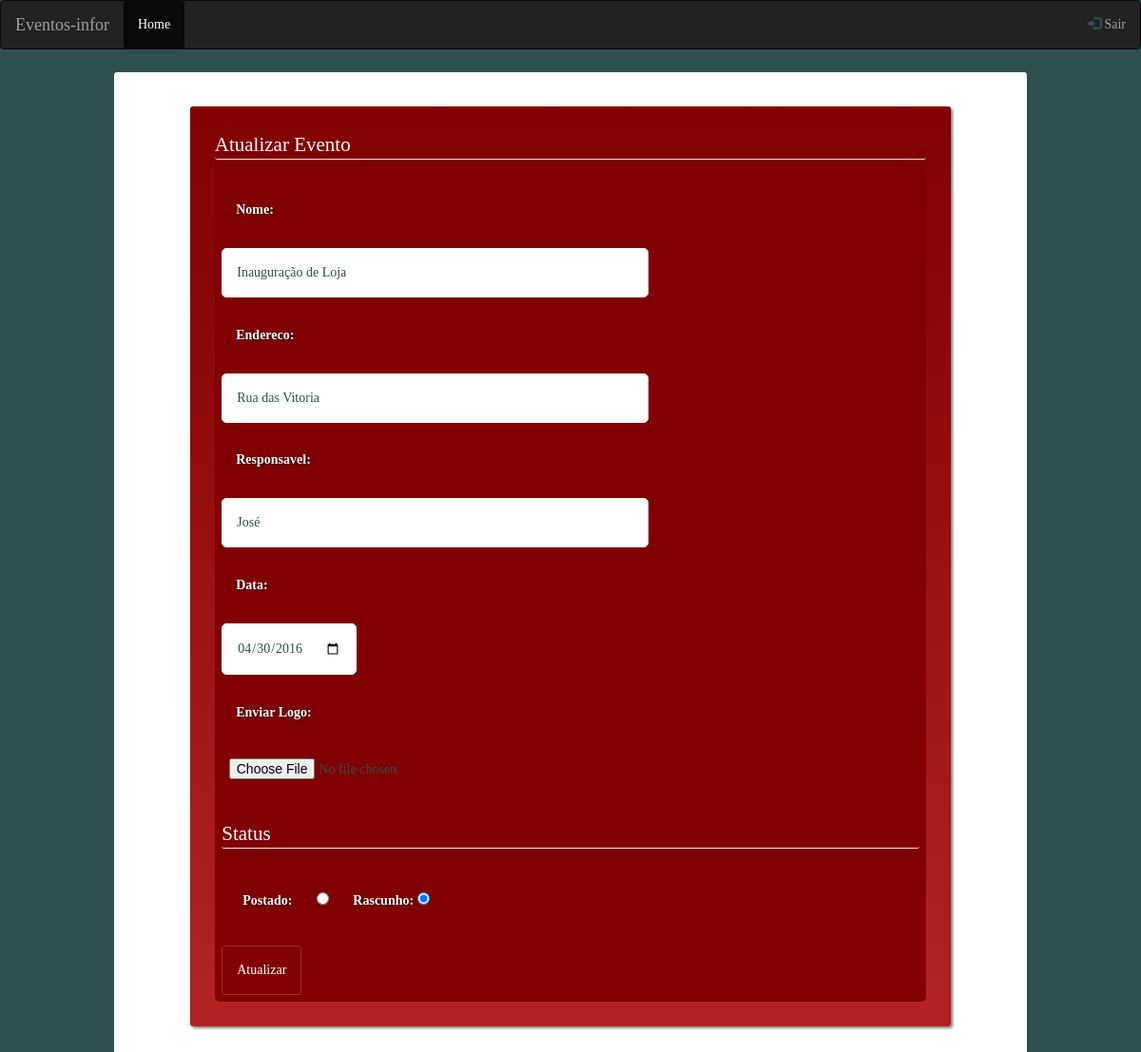
Page /atualizar.php?id=2 (signed in) on the committed database.
### tables this page shows
CREATE TABLE evento(
	id_evento INT AUTO_INCREMENT PRIMARY KEY,
	id_usuario INT NOT NULL REFERENCES usuario(id_usuario),
	nome VARCHAR(60) NOT NULL,
	endereco VARCHAR(60) NOT NULL,
	responsavel VARCHAR(60) NOT NULL,
	logo VARCHAR(60) NOT NULL,
	status_evento BOOL NOT NULL,
	data_evento DATE NOT NULL
);

### atualizar.php (called while the page is built, shortened)
<?php
	include "app/model/EventoDAO.php";
	include "app/controller/Controller.php";
	$controller = new Controller();
	$controller->atualizarAction();
?>

### app/model/DAO.php (called while the page is built, shortened)
<?php
	class DAO{
		public function __construct(){
			$this->host = "localhost";
			$this->user = "root";
			$this->password = "";
			$this->dataBase = "eventos";
			$this->mysqli = new mysqli($this->host,$this->user,$this->password, $this->dataBase);
		}
	}
?>

### app/model/EventoDAO.php (called while the page is built, shortened)
<?php
	include "DAO.php";
	class EventoDAO extends DAO{
		public function getEvento($id){
			$sql = "SELECT * FROM evento WHERE id_evento = ".$id;
			$result = $this->mysqli->query($sql);
			return $result->fetch_object();
		}
	}
?>

### app/view/layout-atualizar.php (the view, shortened to what this page needs)
<!DOCTYPE html>
<html lang="pt">
	<head>
		<link rel="stylesheet" href="css/style.css"/>
		<link rel="stylesheet" href="http://maxcdn.bootstrapcdn.com/bootstrap/3.3.6/css/bootstrap.min.css">
	</head>
	<body class="corpo">
		<?php include "app/view/nav-bar.php";?>
		<div class="principal">
			<form method="POST" class="formulario">
				<fieldset>
					<legend class="legend">Atualizar Evento</legend>
					<label>Nome:</label><br>
					<input type="text" name="nome" id="nome" placeholder="Insira o nome do evento" value="<?=$e->nome; ?>"required><br>
					<label>Endereco:</label><br>
					<input type="text" name="endereco" id="endereco" placeholder="Endereco evento" value="<?=$e->endereco; ?>" required><br>
					<label>Responsavel:</label><br>
					<input type="text" name="responsavel" id="responsavel" placeholder="Nome do responsavel" value="<?=$e->responsavel;?>" required><br>
					<label>Data:</label><br>
					<input type="date" name="data_evento" value="<?=$e->data_evento; ?>"required/><br>
					<label>Enviar Logo:</label><br>
					<input type="file" name="logo" required/><br>
					<fieldset class="status">
						<legend class="legend">Status</legend>
						<label for="s1">Postado:</label>
						<input type="radio" id="s1"name="status_evento" value="1" <?= ($e->status_evento == 1)?'checked':''; ?>/>
						<label for="s2">Rascunho:</labe>
						<input type="radio" id="s2"name="status_evento" value="0" <?= ($e->status_evento == 0)?'checked':''; ?>/><br>
					</fieldset>
					<input type="submit" value="Atualizar"/>
				</fieldset>
			</form>
		</div>
	</body>
</html>

### css/style.css (style rules this page uses)
* { border-radius: 3px; font-family: Verdana; color: #2F4F4F; }
.corpo { background: #2F4F4F; }
.principal { width: 80%; margin: 2% auto auto; background: #FFF; position: relative; padding: 3%; }
.formulario { background-image: linear-gradient(to bottom,#800000,#B22222); box-shadow: 2px 2px 3px rgba(0,0,0,0.5); width: 90%; max-height: 10%; margin: 0% auto auto; padding: 2%; transition: all 1s; }
.formulario fieldset { margin: 1%; background: #800000; border-radius: 5px; z-index: 0; }
.formulario label, .formulario span { color:#FFF; padding: 2%; margin: 1%; text-shadow: 1px 1px 3px rgba(0,0,0,0.7); }
.legend { color:#FFF; text-shadow: none; background: none; box-shadow: 0px 0px 0px #000; }
input { padding: 2%; }
input[type=text], input[type=date], input[type=email],input[type=password] { border-radius: 5px; border: 1px solid #FFF; margin: 1%; transition: all 1s; }
input[type=text] { width: 60%; }
input[type=submit], input[type=reset] { background: #800000; border: 1px solid #B22222; color: #FFF; margin: 1%; transition: all 0.5s; }

### rows in the picture
evento: nome "Inauguração de Loja", endereco "Rua das Vitoria", responsavel "José", data_evento "04/30/2016", status_evento "☐ Postado:", status_evento "☑ Rascunho:"
